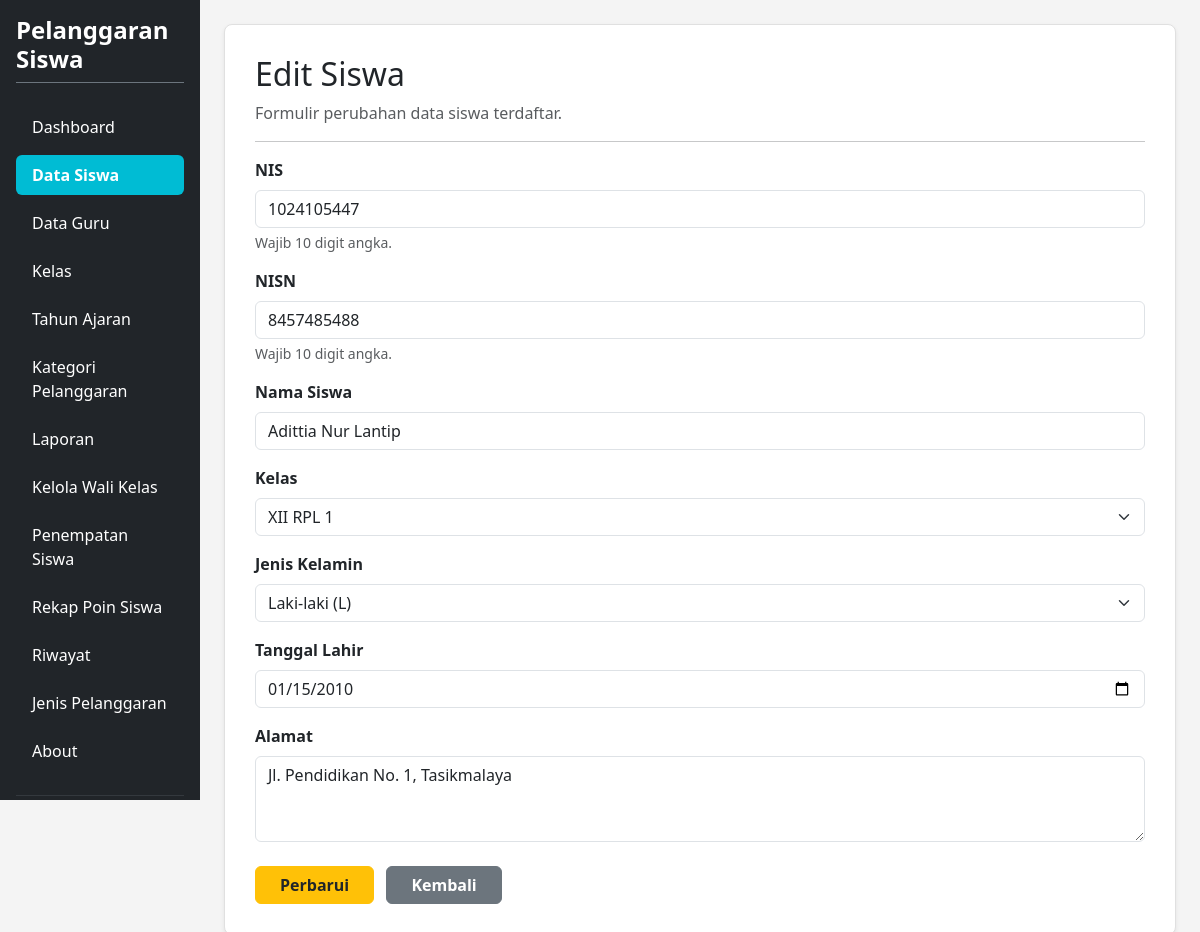
The app's page /edit_siswa.php?id=1 (signed in) with its own data.
### tables this page shows
CREATE TABLE `t_siswa` (
  `id` int(11) NOT NULL,
  `nis` varchar(30) NOT NULL,
  `nisn` varchar(20) NOT NULL,
  `nama` varchar(150) NOT NULL,
  `kelas_id` int(11) DEFAULT NULL,
  `jenis_kelamin` char(1) NOT NULL,
  `tanggal_lahir` date NOT NULL,
  `alamat` text NOT NULL,
  `status_aktif` tinyint(1) NOT NULL,
  `created_at` timestamp NOT NULL DEFAULT current_timestamp(),
  `updated_at` timestamp NOT NULL DEFAULT current_timestamp()
);

CREATE TABLE `t_kelas` (
  `id` int(11) NOT NULL,
  `nama` varchar(100) NOT NULL,
  `tingkat` varchar(20) NOT NULL,
  `jurusan` varchar(100) NOT NULL,
  `status_aktif` tinyint(1) NOT NULL,
  `created_at` timestamp NULL DEFAULT current_timestamp(),
  `updated_at` timestamp NULL DEFAULT current_timestamp()
);

### edit_siswa.php (the view, shortened to what this page needs)
<?php
$db_connection = $conn ?? $koneksi ?? mysqli_connect("localhost", "root", "", "db_ukk_2026");
$id = $_GET['id'] ?? 0;
$check_nis = mysqli_query($db_connection, "SHOW COLUMNS FROM t_siswa LIKE 'nis'");
$kolom_nis = (mysqli_num_rows($check_nis) > 0) ? 'nis' : 'nip';
$query_kelas = mysqli_query($db_connection, "SELECT * FROM t_kelas");
$query_get = "SELECT *, $kolom_nis AS nis_val FROM t_siswa WHERE id = '$id' LIMIT 1";
$result_get = mysqli_query($db_connection, $query_get);
$siswa = mysqli_fetch_assoc($result_get);
?>
<!DOCTYPE html>
<html lang="id">
<head>
    <link href="https://cdn.jsdelivr.net/npm/bootstrap@5.3.8/dist/css/bootstrap.min.css" rel="stylesheet">
</head>
<body>
<div class="container-fluid d-flex p-0" style="min-height: 100vh;">
    <div class="row flex-grow-1 g-0 w-100">
        <?php include "layout/sidebar.php"; ?>
        <main class="col-md-9 col-lg-10 p-4">
            <div class="content-card shadow-sm">
                <div class="mb-3">
                    <h2>Edit Siswa</h2>
                    <p class="text-muted mb-0">Formulir perubahan data siswa terdaftar.</p>
                </div>
                <hr>
                <form action="" method="POST">
                    <div class="mb-3">
                        <label for="nis" class="form-label fw-bold">NIS</label>
                        <input type="text" class="form-control" id="nis" name="nis"
                               value="<?= htmlspecialchars($siswa['nis_val'] ?? '') ?>"
                               maxlength="10" pattern="[0-9]{10}" inputmode="numeric"
                               oninput="this.value = this.value.replace(/[^0-9]/g, '').slice(0, 10);"
                               autocomplete="off" required>
                        <div class="form-text">Wajib 10 digit angka.</div>
                    </div>
                    <div class="mb-3">
                        <label for="nisn" class="form-label fw-bold">NISN</label>
                        <input type="text" class="form-control" id="nisn" name="nisn"
                               value="<?= htmlspecialchars($siswa['nisn'] ?? '') ?>"
                               maxlength="10" pattern="[0-9]{10}" inputmode="numeric"
                               oninput="this.value = this.value.replace(/[^0-9]/g, '').slice(0, 10);"
                               autocomplete="off" required>
                        <div class="form-text">Wajib 10 digit angka.</div>
                    </div>
                    <div class="mb-3">
                        <label for="nama" class="form-label fw-bold">Nama Siswa</label>
                        <input type="text" class="form-control" id="nama" name="nama" value="<?= htmlspecialchars($siswa['nama'] ?? '') ?>" placeholder="Contoh: Alya Putri" autocomplete="off" required>
                    </div>
                    <div class="mb-3">
                        <label for="kelas_id" class="form-label fw-bold">Kelas</label>
                        <select class="form-select" id="kelas_id" name="kelas_id" required>
                            <?php while($k = mysqli_fetch_assoc($query_kelas)): ?>
                                <option value="<?= $k['id'] ?>" <?= (($siswa['kelas_id'] ?? '') == $k['id']) ? 'selected' : '' ?>>
                                    <?= htmlspecialchars($k['nama_kelas'] ?? $k['nama'] ?? 'Kelas ' . $k['id']) ?>
                                </option>
                            <?php endwhile; ?>
                        </select>
                    </div>
                    <div class="mb-3">
                        <label for="jenis_kelamin" class="form-label fw-bold">Jenis Kelamin</label>
                        <select class="form-select" id="jenis_kelamin" name="jenis_kelamin" required>
                            <option value="L" <?= (($siswa['jenis_kelamin'] ?? '') == 'L') ? 'selected' : '' ?>>Laki-laki (L)</option>
                        </select>
                    </div>
                    <div class="mb-3">
                        <label for="tanggal_lahir" class="form-label fw-bold">Tanggal Lahir</label>
                        <input type="date" class="form-control" id="tanggal_lahir" name="tanggal_lahir" value="<?= htmlspecialchars($siswa['tanggal_lahir'] ?? '') ?>" required>
                    </div>
                    <div class="mb-3">
                        <label for="alamat" class="form-label fw-bold">Alamat</label>
                        <textarea class="form-control" id="alamat" name="alamat" rows="3" placeholder="Contoh: Jl. Pendidikan No. 1" required><?= htmlspecialchars($siswa['alamat'] ?? '') ?></textarea>
                    </div>
                    <div class="mt-4">
                        <button type="submit" name="submit" class="btn btn-warning fw-semibold px-4 text-dark">Perbarui</button>
                        <a href="kelola_siswa.php" class="btn btn-secondary fw-semibold px-4 ms-2">Kembali</a>
                    </div>
                </form>
            </div>
        </main>
    </div>
</div>
</body>
</html>

### edit_siswa.php (style rules this page uses)
body { background-color: #f4f4f4; overflow-x: hidden; margin: 0; }
.content-card { background-color: #ffffff; border: 1px solid #e0e0e0; border-radius: 8px; padding: 30px; box-shadow: 0 2px 5px rgba(0,0,0,0.05); }

### records on screen
t_siswa: nis "1024105447", nisn "8457485488", nama "Adittia Nur Lantip", kelas_id "XII RPL 1", jenis_kelamin "Laki-laki (L)", tanggal_lahir "01/15/2010", alamat "Jl. Pendidikan No. 1, Tasikmalaya"
